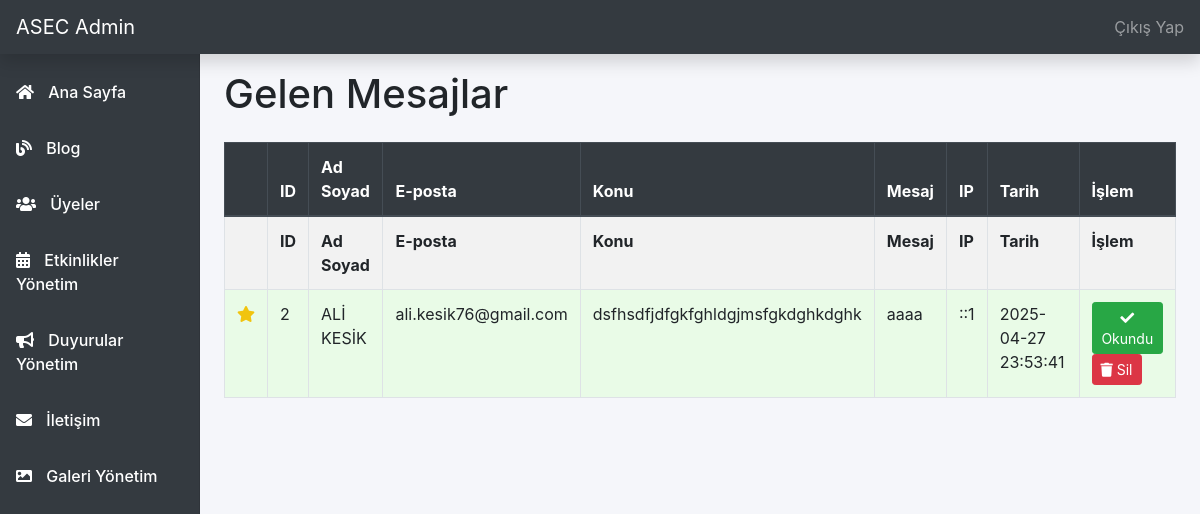
The page /admin/mesajlar.php (signed in) on the database its author committed.
### tables this page shows
CREATE TABLE `mesajlar` (
  `id` int(11) NOT NULL,
  `ad` varchar(255) NOT NULL,
  `email` varchar(255) NOT NULL,
  `konu` varchar(255) DEFAULT NULL,
  `mesaj` text DEFAULT NULL,
  `ip` varchar(45) DEFAULT NULL,
  `tarih` datetime DEFAULT current_timestamp(),
  `okundu` int(11) DEFAULT 0,
  `yildiz` int(11) DEFAULT 0
);

### admin/mesajlar.php (the view, shortened to what this page needs)
<?php
require_once '../db.php';
$mesajlar = $pdo->query('SELECT * FROM mesajlar ORDER BY tarih DESC')->fetchAll();
?>
<?php include 'admin-header.php'; ?>
<?php include 'sidebar.php'; ?>
<main class="container-fluid">
  <div class="row">
    <div class="col-md-9 ml-sm-auto col-lg-10 px-md-4">
      <h1>Gelen Mesajlar</h1>
      <table class="table table-striped table-bordered bg-white mt-4">
        <thead class="thead-dark">
          <tr>
            <th></th>
            <th>ID</th>
            <th>Ad Soyad</th>
            <th>E-posta</th>
            <th>Konu</th>
            <th>Mesaj</th>
            <th>IP</th>
            <th>Tarih</th>
            <th>İşlem</th>
          </tr>
        </thead>
        <tbody>
            <tr>
                <th></th>
                <th>ID</th>
                <th>Ad Soyad</th>
                <th>E-posta</th>
                <th>Konu</th>
                <th>Mesaj</th>
                <th>IP</th>
                <th>Tarih</th>
                <th>İşlem</th>
            </tr>
            <?php foreach ($mesajlar as $mesaj): ?>
                <tr class="<?= (isset($mesaj['okundu']) && $mesaj['okundu'] ? 'okundu-row' : '') . (isset($mesaj['yildiz']) && $mesaj['yildiz'] ? ' yildizli-row' : '') ?>">
                    <td style="text-align:center; cursor:pointer;" class="yildiz-td" data-id="<?= $mesaj['id'] ?>">
                        <i class="fa<?= isset($mesaj['yildiz']) && $mesaj['yildiz'] ? 's' : 'r' ?> fa-star yildiz-icon" style="color: #f1c40f;"></i>
                    </td>
                    <td><?= htmlspecialchars($mesaj['id']) ?></td>
                    <td><?= htmlspecialchars($mesaj['ad']) ?></td>
                    <td><?= htmlspecialchars($mesaj['email']) ?></td>
                    <td><?= htmlspecialchars($mesaj['konu']) ?></td>
                    <td><?= nl2br(htmlspecialchars($mesaj['mesaj'])) ?></td>
                    <td><?= htmlspecialchars($mesaj['ip']) ?></td>
                    <td><?= htmlspecialchars($mesaj['tarih']) ?></td>
                    <td>
                        <button class="btn btn-success btn-sm okundu-btn" data-id="<?= $mesaj['id'] ?>"><i class="fas fa-check"></i> Okundu</button>
                        <button class="btn btn-danger btn-sm sil-btn" data-id="<?= $mesaj['id'] ?>"><i class="fas fa-trash"></i> Sil</button>
                    </td>
                </tr>
            <?php endforeach; ?>
        </table>
    </div>
</body>
</html>

### admin/admin-header.php (style rules this page uses)
body { background: #f5f6fa; }
.container, main { margin-left: 240px; padding-top: 70px; }

### admin/mesajlar.php (style rules this page uses)
.okundu-row { background: #e9fbe7 !important; }

### rows shown on the page
mesajlar: yildiz 1 (drawn), id "2", ad "ALİ KESİK", email "ali.kesik76@gmail.com", konu "dsfhsdfjdfgkfghldgjmsfgkdghkdghk", mesaj "aaaa", ip "::1", tarih "2025-04-27 23:53:41"
